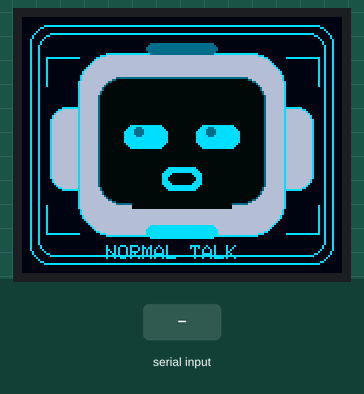
Bench run of a sketch on a simulated ESP32. Shown: 160×128 colour display. Inputs (shaded band) come from the test bench. What the sketch prints to the serial monitor is not drawn.

Above: at 1.4 s.
1.5 s: "2" received over Serial
At 3.36 s:
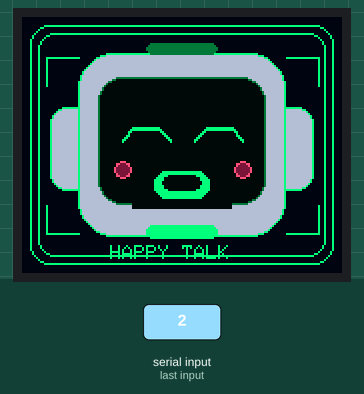
3.4 s: "3" received over Serial
At 4.27 s:
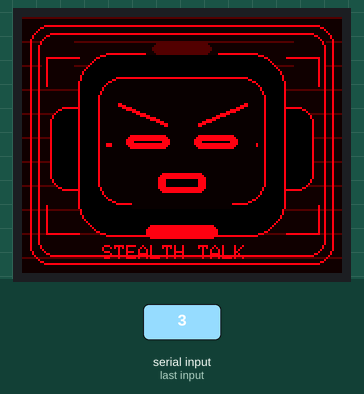
5.2 s: "1" received over Serial
At 5.99 s:
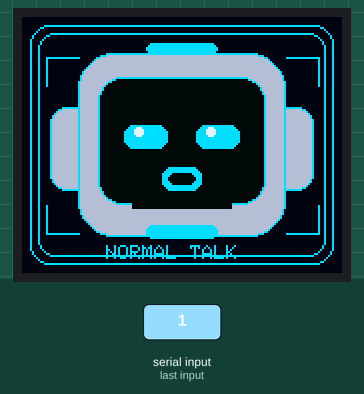

The sketch:

TFT128_RGB.ino
```cpp
#include <Adafruit_GFX.h>
#include <Adafruit_ST7735.h>
#include <SPI.h>

// Pines ESP32 DevKit
#define TFT_CS   5
#define TFT_DC   2
#define TFT_RST  4

#define TFT_SCLK 18
#define TFT_MOSI 23

Adafruit_ST7735 tft = Adafruit_ST7735(TFT_CS, TFT_DC, TFT_MOSI, TFT_SCLK, TFT_RST);

const int W = 160;
const int H = 128;

int modoActual = 1;

unsigned long lastMouthFrame = 0;
unsigned long lastBlinkFrame = 0;
unsigned long lastScanFrame = 0;
unsigned long lastPulseFrame = 0;

int mouthFrame = 0;
int scanY = 36;
int oldScanY = 36;

bool alertPulse = false;
bool pulseState = false;

// Colores
uint16_t BLACK_FACE;
uint16_t CYAN_AI;
uint16_t CYAN_LOW;
uint16_t BLUE_DARK;
uint16_t WHITE_SOFT;
uint16_t GRAY_BODY;
uint16_t GREEN_AI;
uint16_t GREEN_LOW;
uint16_t RED_AI;
uint16_t RED_DARK;
uint16_t RED_LOW;
uint16_t YELLOW_WARN;
uint16_t PINK_AI;
uint16_t PINK_LOW;

// ----------------------------------------------------
// LIMPIEZA DE ZONAS PEQUEÑAS
// ----------------------------------------------------

void clearMouthArea(uint16_t bg) {
  tft.fillRect(55, 72, 50, 24, bg);
}

void clearEyeArea(uint16_t bg) {
  tft.fillRect(45, 42, 72, 30, bg);
}

// ----------------------------------------------------
// MARCO Y BASE DEL ROBOT
// ----------------------------------------------------

void drawPanelFrame(uint16_t color) {
  tft.drawRoundRect(4, 4, 152, 120, 10, color);
  tft.drawRoundRect(8, 8, 144, 112, 8, color);

  tft.drawLine(12, 20, 28, 20, color);
  tft.drawLine(12, 20, 12, 34, color);

  tft.drawLine(132, 20, 148, 20, color);
  tft.drawLine(148, 20, 148, 34, color);

  tft.drawLine(12, 94, 12, 108, color);
  tft.drawLine(12, 108, 28, 108, color);

  tft.drawLine(148, 94, 148, 108, color);
  tft.drawLine(132, 108, 148, 108, color);
}

void drawRobotBase(uint16_t accentColor, uint16_t faceColor, uint16_t bodyColor) {
  // Laterales
  tft.fillRoundRect(14, 45, 20, 42, 8, bodyColor);
  tft.drawRoundRect(14, 45, 20, 42, 8, accentColor);

  tft.fillRoundRect(126, 45, 20, 42, 8, bodyColor);
  tft.drawRoundRect(126, 45, 20, 42, 8, accentColor);

  // Cabeza
  tft.fillRoundRect(28, 18, 104, 92, 18, bodyColor);
  tft.drawRoundRect(28, 18, 104, 92, 18, accentColor);

  // Visor
  tft.fillRoundRect(38, 30, 84, 64, 12, faceColor);
  tft.drawRoundRect(38, 30, 84, 64, 12, accentColor);

  // Luces
  tft.fillRoundRect(62, 13, 36, 6, 3, accentColor);
  tft.fillRoundRect(62, 104, 36, 7, 3, accentColor);
}

void drawSmallText(const char* text, uint16_t color, int x) {
  tft.setTextColor(color);
  tft.setTextSize(1);
  tft.setCursor(x, 114);
  tft.print(text);
}

// ----------------------------------------------------
// OJOS
// ----------------------------------------------------

void drawNormalEyes(bool blink) {
  clearEyeArea(BLACK_FACE);

  if (blink) {
    tft.drawFastHLine(51, 60, 22, CYAN_AI);
    tft.drawFastHLine(87, 60, 22, CYAN_AI);
  } else {
    tft.fillRoundRect(51, 54, 22, 12, 5, CYAN_AI);
    tft.fillRoundRect(87, 54, 22, 12, 5, CYAN_AI);

    tft.fillCircle(58, 57, 2, WHITE_SOFT);
    tft.fillCircle(94, 57, 2, WHITE_SOFT);
  }
}

void drawHappyEyes() {
  clearEyeArea(BLACK_FACE);

  // Ojo izquierdo feliz
  tft.drawLine(50, 61, 55, 55, GREEN_AI);
  tft.drawLine(55, 55, 68, 55, GREEN_AI);
  tft.drawLine(68, 55, 74, 61, GREEN_AI);

  tft.drawLine(50, 62, 55, 56, GREEN_AI);
  tft.drawLine(55, 56, 68, 56, GREEN_AI);
  tft.drawLine(68, 56, 74, 62, GREEN_AI);

  // Ojo derecho feliz
  tft.drawLine(86, 61, 92, 55, GREEN_AI);
  tft.drawLine(92, 55, 105, 55, GREEN_AI);
  tft.drawLine(105, 55, 110, 61, GREEN_AI);

  tft.drawLine(86, 62, 92, 56, GREEN_AI);
  tft.drawLine(92, 56, 105, 56, GREEN_AI);
  tft.drawLine(105, 56, 110, 62, GREEN_AI);
}

void drawStealthEyes() {
  uint16_t stealthFace = tft.color565(12, 0, 0);
  clearEyeArea(stealthFace);

  // Cejas agresivas
  tft.drawLine(48, 43, 72, 53, RED_AI);
  tft.drawLine(48, 44, 72, 54, RED_AI);

  tft.drawLine(112, 43, 88, 53, RED_AI);
  tft.drawLine(112, 44, 88, 54, RED_AI);

  // Ojos tipo rendija
  tft.fillRoundRect(52, 59, 22, 7, 3, RED_AI);
  tft.fillRoundRect(86, 59, 22, 7, 3, RED_AI);

  tft.drawFastHLine(56, 62, 14, ST77XX_BLACK);
  tft.drawFastHLine(90, 62, 14, ST77XX_BLACK);
}

// ----------------------------------------------------
// BOCAS
// ----------------------------------------------------

void drawNormalMouth(int frame) {
  clearMouthArea(BLACK_FACE);

  if (frame == 0) {
    tft.drawFastHLine(68, 80, 24, CYAN_AI);
    tft.drawFastHLine(68, 81, 24, CYAN_AI);
  }
  else if (frame == 1) {
    tft.drawRoundRect(69, 77, 22, 8, 4, CYAN_AI);
  }
  else if (frame == 2) {
    tft.fillRoundRect(70, 75, 20, 12, 5, CYAN_AI);
    tft.fillRoundRect(73, 78, 14, 6, 3, BLACK_FACE);
  }
  else {
    tft.drawLine(67, 78, 74, 84, CYAN_AI);
    tft.drawLine(74, 84, 86, 84, CYAN_AI);
    tft.drawLine(86, 84, 93, 78, CYAN_AI);
  }
}

void drawHappyMouth(int frame) {
  clearMouthArea(BLACK_FACE);

  if (frame == 0) {
    tft.drawLine(64, 76, 72, 84, GREEN_AI);
    tft.drawLine(72, 84, 88, 84, GREEN_AI);
    tft.drawLine(88, 84, 96, 76, GREEN_AI);
  }
  else if (frame == 1) {
    tft.drawLine(61, 74, 70, 90, GREEN_AI);
    tft.drawLine(70, 90, 90, 90, GREEN_AI);
    tft.drawLine(90, 90, 99, 74, GREEN_AI);
  }
  else if (frame == 2) {
    tft.fillRoundRect(66, 77, 28, 14, 6, GREEN_AI);
    tft.fillRoundRect(70, 79, 20, 8, 4, BLACK_FACE);
  }
  else {
    tft.drawFastHLine(68, 84, 24, GREEN_AI);
    tft.drawFastHLine(68, 85, 24, GREEN_AI);
  }
}

void drawStealthMouth(int frame) {
  uint16_t stealthFace = tft.color565(12, 0, 0);
  clearMouthArea(stealthFace);

  if (frame == 0) {
    tft.drawFastHLine(66, 82, 28, RED_AI);
    tft.drawFastHLine(66, 83, 28, RED_AI);
  }
  else if (frame == 1) {
    tft.fillRect(68, 80, 24, 5, RED_AI);
    tft.drawFastHLine(70, 82, 20, ST77XX_BLACK);
  }
  else if (frame == 2) {
    tft.fillRoundRect(68, 78, 24, 10, 3, RED_AI);
    tft.fillRect(72, 81, 16, 4, ST77XX_BLACK);
  }
  else {
    tft.drawLine(66, 86, 94, 82, RED_AI);
    tft.drawLine(66, 87, 94, 83, RED_AI);
  }
}

// ----------------------------------------------------
// BASES DE CADA MODO
// ----------------------------------------------------

void drawNormalBase() {
  tft.fillScreen(BLUE_DARK);

  drawPanelFrame(CYAN_AI);
  drawRobotBase(CYAN_AI, BLACK_FACE, GRAY_BODY);

  drawNormalEyes(false);
  drawNormalMouth(0);

  drawSmallText("NORMAL TALK", CYAN_AI, 42);
}

void drawHappyBase() {
  tft.fillScreen(BLUE_DARK);

  drawPanelFrame(GREEN_AI);
  drawRobotBase(GREEN_AI, BLACK_FACE, GRAY_BODY);

  drawHappyEyes();
  drawHappyMouth(0);

  tft.fillCircle(50, 76, 3, PINK_AI);
  tft.fillCircle(110, 76, 3, PINK_AI);

  drawSmallText("HAPPY TALK", GREEN_AI, 44);
}

void drawStealthBase() {
  uint16_t stealthFace = tft.color565(12, 0, 0);

  tft.fillScreen(RED_DARK);

  // Fondo rojo con líneas, pero la cara se dibuja encima
  for (int y = 0; y < H; y += 12) {
    tft.drawFastHLine(0, y, W, RED_LOW);
  }

  drawPanelFrame(RED_AI);
  drawRobotBase(RED_AI, stealthFace, ST77XX_BLACK);

  scanY = 36;
  oldScanY = 36;

  drawStealthEyes();
  drawStealthMouth(mouthFrame);

  drawSmallText("STEALTH TALK", RED_AI, 40);
}

// ----------------------------------------------------
// MICROANIMACIONES
// ----------------------------------------------------

void updateNormalPulse() {
  pulseState = !pulseState;

  if (pulseState) {
    tft.fillCircle(58, 57, 2, WHITE_SOFT);
    tft.fillCircle(94, 57, 2, WHITE_SOFT);

    tft.drawRoundRect(38, 30, 84, 64, 12, CYAN_AI);
    tft.fillRoundRect(62, 13, 36, 6, 3, CYAN_AI);
  } else {
    tft.fillCircle(58, 57, 2, CYAN_LOW);
    tft.fillCircle(94, 57, 2, CYAN_LOW);

    tft.drawRoundRect(38, 30, 84, 64, 12, CYAN_LOW);
    tft.fillRoundRect(62, 13, 36, 6, 3, CYAN_LOW);
  }
}

void updateHappyPulse() {
  pulseState = !pulseState;

  if (pulseState) {
    tft.fillCircle(50, 76, 4, PINK_AI);
    tft.fillCircle(110, 76, 4, PINK_AI);

    tft.fillRoundRect(62, 13, 36, 6, 3, GREEN_AI);
    tft.drawRoundRect(38, 30, 84, 64, 12, GREEN_AI);
  } else {
    tft.fillCircle(50, 76, 3, PINK_LOW);
    tft.fillCircle(110, 76, 3, PINK_LOW);

    tft.fillRoundRect(62, 13, 36, 6, 3, GREEN_LOW);
    tft.drawRoundRect(38, 30, 84, 64, 12, GREEN_LOW);
  }
}

void updateStealthScan() {
  uint16_t stealthFace = tft.color565(12, 0, 0);

  // Borra la línea anterior SOLO dentro del visor
  tft.drawFastHLine(42, oldScanY, 76, stealthFace);
  tft.drawFastHLine(42, oldScanY + 1, 76, stealthFace);

  oldScanY = scanY;

  // Dibuja la nueva línea SOLO dentro del visor
  tft.drawFastHLine(42, scanY, 76, RED_AI);
  tft.drawFastHLine(42, scanY + 1, 76, RED_AI);

  scanY += 3;

  if (scanY > 90) {
    scanY = 36;
  }

  // Pulso superior rojo
  alertPulse = !alertPulse;

  if (alertPulse) {
    tft.fillRoundRect(60, 13, 40, 6, 3, RED_AI);
    tft.drawTriangle(12, 12, 22, 12, 17, 22, YELLOW_WARN);
    tft.drawTriangle(138, 12, 148, 12, 143, 22, YELLOW_WARN);
  } else {
    tft.fillRoundRect(60, 13, 40, 6, 3, RED_DARK);
    tft.fillRoundRect(65, 13, 30, 6, 3, RED_LOW);

    // Limpiar triángulos de alerta
    tft.fillRect(10, 10, 16, 15, RED_DARK);
    tft.fillRect(136, 10, 16, 15, RED_DARK);

    // Restaurar marco por si se borró algún borde
    drawPanelFrame(RED_AI);
  }

  // Redibujar ojos y boca encima del scanner para que no se destruyan
  drawStealthEyes();
  drawStealthMouth(mouthFrame);
}

// ----------------------------------------------------
// CAMBIO DE MODO
// ----------------------------------------------------

void cambiarModo(int nuevoModo) {
  modoActual = nuevoModo;
  mouthFrame = 0;
  scanY = 36;
  oldScanY = 36;
  pulseState = false;
  alertPulse = false;

  if (modoActual == 1) {
    Serial.println("Modo NORMAL seleccionado");
    drawNormalBase();
  }
  else if (modoActual == 2) {
    Serial.println("Modo FELIZ seleccionado");
    drawHappyBase();
  }
  else if (modoActual == 3) {
    Serial.println("Modo FURTIVO seleccionado");
    drawStealthBase();
  }
}

void mostrarMenu() {
  Serial.println();
  Serial.println("========== ASISTENTE IA ==========");
  Serial.println("Escribe 1, 2 o 3 y presiona Enter:");
  Serial.println("1 -> Modo NORMAL hablando");
  Serial.println("2 -> Modo FELIZ hablando");
  Serial.println("3 -> Modo FURTIVO hablando");
  Serial.println("==================================");
  Serial.println();
}

// ----------------------------------------------------
// SETUP
// ----------------------------------------------------

void setup() {
  Serial.begin(115200);

  tft.initR(INITR_BLACKTAB);
  tft.setRotation(1);

  BLACK_FACE = tft.color565(3, 8, 14);
  CYAN_AI = tft.color565(0, 220, 255);
  CYAN_LOW = tft.color565(0, 110, 140);
  BLUE_DARK = tft.color565(0, 7, 18);
  WHITE_SOFT = tft.color565(230, 240, 255);
  GRAY_BODY = tft.color565(180, 190, 210);

  GREEN_AI = tft.color565(0, 255, 120);
  GREEN_LOW = tft.color565(0, 120, 60);

  RED_AI = tft.color565(255, 0, 20);
  RED_DARK = tft.color565(18, 0, 0);
  RED_LOW = tft.color565(80, 0, 0);

  YELLOW_WARN = tft.color565(255, 180, 0);
  PINK_AI = tft.color565(255, 80, 120);
  PINK_LOW = tft.color565(120, 20, 60);

  mostrarMenu();
  cambiarModo(1);
}

// ----------------------------------------------------
// LOOP
// ----------------------------------------------------

void loop() {
  // Leer comando serial
  if (Serial.available()) {
    char comando = Serial.read();

    if (comando == '1') {
      cambiarModo(1);
      mostrarMenu();
    }
    else if (comando == '2') {
      cambiarModo(2);
      mostrarMenu();
    }
    else if (comando == '3') {
      cambiarModo(3);
      mostrarMenu();
    }

    while (Serial.available()) {
      Serial.read();
    }
  }

  // Animación de boca hablando
  if (millis() - lastMouthFrame > 130) {
    lastMouthFrame = millis();

    mouthFrame++;

    if (mouthFrame > 3) {
      mouthFrame = 0;
    }

    if (modoActual == 1) {
      drawNormalMouth(mouthFrame);
    }
    else if (modoActual == 2) {
      drawHappyMouth(mouthFrame);
    }
    else if (modoActual == 3) {
      drawStealthMouth(mouthFrame);
    }
  }

  // Parpadeo natural solo en modo normal
  if (modoActual == 1 && millis() - lastBlinkFrame > 2400) {
    lastBlinkFrame = millis();

    drawNormalEyes(true);
    delay(90);
    drawNormalEyes(false);
  }

  // Pulso visual para normal y feliz
  if (millis() - lastPulseFrame > 500) {
    lastPulseFrame = millis();

    if (modoActual == 1) {
      updateNormalPulse();
    }
    else if (modoActual == 2) {
      updateHappyPulse();
    }
  }

  // Scanner corregido en modo furtivo
  if (modoActual == 3 && millis() - lastScanFrame > 80) {
    lastScanFrame = millis();
    updateStealthScan();
  }
}
```

Measured:
- after the input at 1.5 s, the display: first changes after 0.06 s (image 1 shows a later state)
- after the input at 3.4 s, the display: first changes after 0.06 s (image 2 shows a later state)
- after the input at 5.2 s, the display: changes after 0.19 s (image 3)
